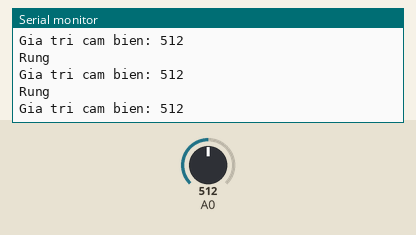
This sketch was run on a simulated Arduino Uno, built with avr-gcc and run on an emulated ATmega328P. Parts: the last lines printed to the serial monitor. Inputs (shaded band) come from the test bench; at power-on: A0 = 512.

Above: at 1.2 s.
1.3 s: A0 set to 1023
At 1.31 s:
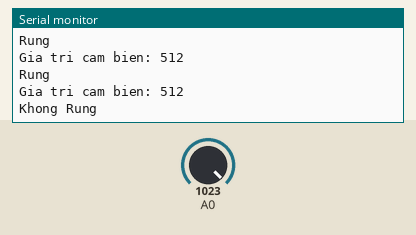
2.9 s: A0 set to 900
At 3.02 s:
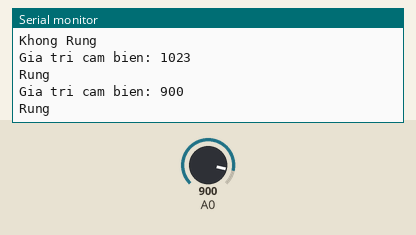
Timing chart, 0 to 5.9 s (numbered marks = the images above; inputs shaded):
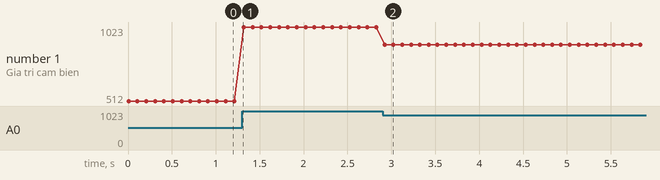

Measured:
- after the input at 1.3 s, the serial monitor: prints a new line at once (image 1)
- after the input at 2.9 s, the serial monitor: prints a new line at once (image 2)
- plotted number 1: 512 → 1023 after the input at 1.3 s, 1023 → 900 after the input at 2.9 s

The sketch:

CamBienRung.ino
```cpp
void setup()
{
	Serial.begin(9600); //bật serial monitor ở mức baudrate 9600
}

void loop()
{
	int value = analogRead(A0); //A0 là chân analogA0 á
	//nếu mà cảm biến rung đang không rung :3 thì giá trị cảm biến nhảy ở khoảng 1022 - 1023 :)
	if (value < 1021){
		Serial.println("Rung");
	} else {
		Serial.println("Khong Rung");
	}

	Serial.print("Gia tri cam bien: ");
	Serial.println(value);
	delay(100); //delay 100 mới thấy được sự thay đổi
}
```
